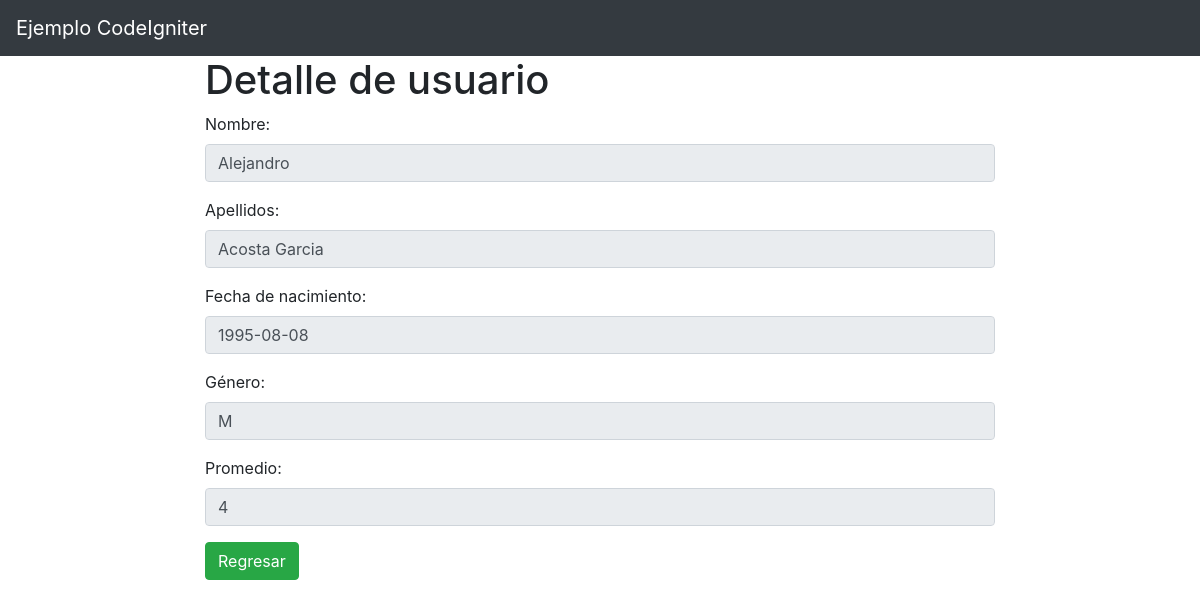
The app's page /index.php/cinicio/alumnoDetalle/4 with its own data.
### tables this page shows
CREATE TABLE IF NOT EXISTS `alumnos` (
  `id` int(11) NOT NULL AUTO_INCREMENT,
  `nombre` varchar(35) NOT NULL,
  `apellidos` varchar(35) DEFAULT NULL,
  `nacimiento` date DEFAULT NULL,
  `promedio` tinyint(4) DEFAULT NULL,
  `sexo` char(1) DEFAULT NULL,
  PRIMARY KEY (`id`),
  UNIQUE KEY `idx_nombreApellidoFecha` (`nombre`,`apellidos`,`nacimiento`),
  KEY `nombre` (`nombre`(10),`apellidos`(20))
);

### application/controllers/Cinicio.php (called while the page is built, shortened)
<?php
class Cinicio extends CI_Controller {
	public function __construct()
	{
		$this->load->library("form_validation");
	}
	public function alumnoDetalle($id)
	{
		$this->load->model("Minicio");
		$alumno = $this->Minicio->getAlumnoId($id);
		$data["alumno"] = $alumno->result();
		$this->load->view("encabezado",array("titulo"=>"Detalle alumno"));
		$this->load->view("alumnoDetalle", $data);
		$this->load->view("piepagina");
	}
}

### index.php (called while the page is built, shortened)
<?php
require_once BASEPATH.'core/CodeIgniter.php';

### application/models/Minicio.php (called while the page is built, shortened)
<?php
class Minicio extends CI_Model
{
	function getAlumnoId($id){
		$data["id"] = $id;
		return $this->db->get_where("alumnos",$data);
	}
}
?>

### application/views/alumnoDetalle.php (the view)
<h1>Detalle de usuario</h1>
  <form action="" method="">
    <div class="form-group text-left">
      <label for="nombre">Nombre:</label>
      <input type="text" name="nombre" class="form-control"
      value="<?php echo $alumno[0]->nombre; ?>" disabled
      >
    </div>
    <div class="form-group text-left">
      <label for="apellidos">Apellidos:</label>
      <input type="text" name="apellidos" class="form-control"
      value="<?php echo $alumno[0]->apellidos; ?>" disabled
      >
    </div>
    <div class="form-group text-left">
      <label for="nacimiento">Fecha de nacimiento:</label>
      <input type="text" name="nacimiento" class="form-control"
      value="<?php echo $alumno[0]->nacimiento; ?>" disabled
      >
    </div>
    <div class="form-group text-left">
      <label for="sexo">Género:</label>
      <input type="text" name="sexo" class="form-control"
      value="<?php echo $alumno[0]->sexo; ?>" disabled
      >
    </div>
    <div class="form-group text-left">
      <label for="promedio">Promedio:</label>
      <input type="text" name="promedio" class="form-control"
      value="<?php echo $alumno[0]->promedio; ?>" disabled
      >
    </div>
  </form>
  <a href="<?php echo site_url('cinicio/alumnos'); ?>" class="btn btn-success">Regresar</a>

### records on screen
alumnos: nombre "Alejandro", apellidos "Acosta Garcia", nacimiento "1995-08-08", sexo "M", promedio "4"
